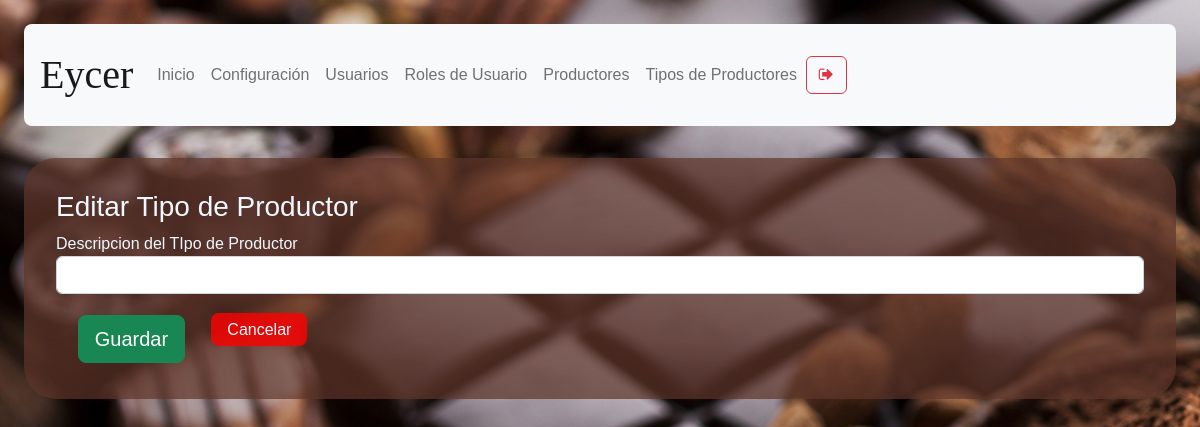
Page /productor-type/edit-type/2 (signed in) on the earlier database version.
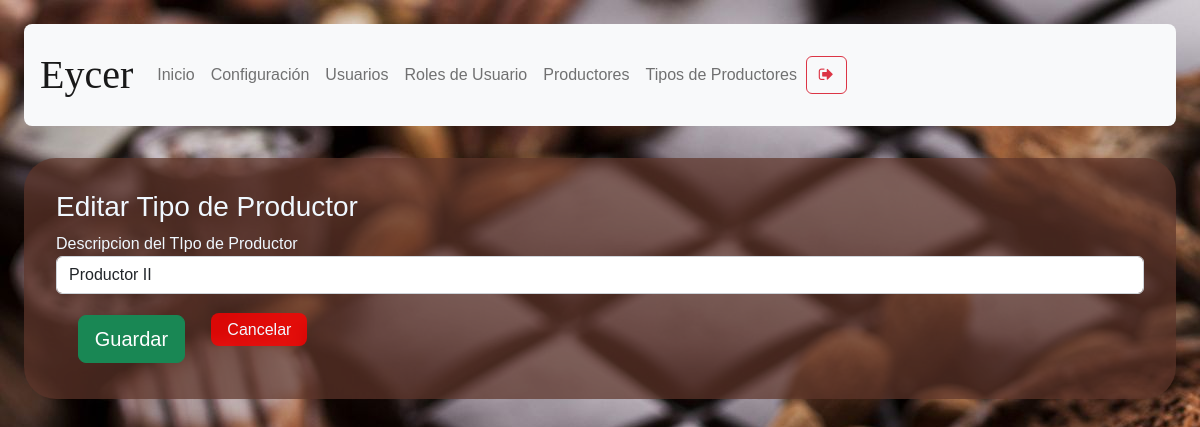
Same page on the later database version.
### models/productor_type.py (models this page shows, shortened)
class Productor_type(db.Model):
    __tablename__ = 'productor_type'
    id = db.Column(db.Integer, primary_key = True)
    description = db.Column(db.String(50), nullable = False)

### routes/shopping_analyst.py (the view)
@shp_analyst.route('/productor-type/edit-type/<id>')
def productor_type_edit(id):
    if( not verify_permissions(session, User, allowed_rols) ):
        return redirect(url_for('auth.index'))
    productor_type = Productor_type.query.get(id)
    return render_template("productor-type-edit-type.html", type = productor_type, \
        rol = session['rol'])

### models/user.py (called while the page is built)
    def get_user_rol_by_username( self, username ):
        user_rol_id = User.query.filter_by(username = username).first().user_rol_id
        user_rol = User_rol.query.get(user_rol_id).description
        return user_rol

### utils/functions.py (called while the page is built)
def verify_permissions(session, User, allowed=['admin']):
    return 'username' in session and \
    ( allowed == 'all' or User.get_user_rol_by_username(User, session['username']) in allowed)

### templates/productor-type-edit-type.html (shortened to what this page needs)
{% extends "base.html" %}
{% block content %}
<h3>Editar Tipo de Productor</h3>
<form method="POST" id="edit-productor-type" action="/productor-type/edit-type/save">
  <div class="form-group">
    <label>Descripcion del TIpo de Productor</label>
    <input class="form-control" type="text" name="description" value="{{ type.description }}" required/>
  </div>
<button type="submit" class="btn btn-success btn-lg mb-1">Guardar</button>
<a class="abord" href="/productor-type">Cancelar</a>
</form>
{% endblock %}

Differences in the rows shown:
added Productor_type: description "Productor II"
